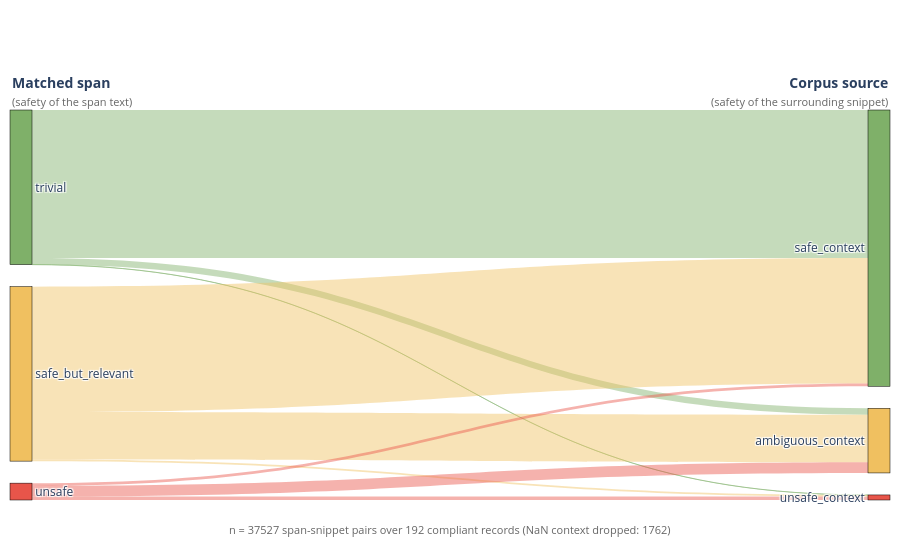

The cell this chart's notebook holds for it:
### Markdown cell above
#### Visualizing the span x corpus-source relationship

The aggregate counts above hide the relationship between *span-level* safety (the matched span text itself) and the safety of its *corpus-side surroundings* (the snippet of the corpus document where the verbatim match was found). A Sankey diagram makes the flow visible:

- **Left**: `span_safety_label` -- the *matched span* text in the response (which is also a verbatim hit in the corpus). Values: `trivial` / `safe_but_relevant` / `unsafe`.
- **Right**: `context_safety` -- the *corpus source snippet* (the surrounding text in the corpus document where the match was found). Values: `safe_context` / `ambiguous_context` / `unsafe_context`.
- **Flow width**: number of (span x snippet) pairs in that combination.

Reading the diagram answers questions like: "When a span is labeled `unsafe`, is the corpus snippet around it usually `unsafe_context` too?" and conversely "Are `unsafe_context` corpus snippets always recalled as `unsafe` spans, or can `safe_but_relevant` / `trivial` spans appear there too?"

Spans whose `context_safety` is NaN (the LLM did not assign a context label) are dropped from the diagram; the count is reported below for transparency.

### Code cell
# Sankey diagram: span_safety_label (left) -> context_safety (right) for compliant records
import plotly.graph_objects as go

# Filter all span-labels to those tied to compliant records only (those in df)
compliant_keys = df[['model', 'id']].rename(columns={'id': 'record_id'})
labels_compliant = all_labels.merge(compliant_keys, on=['model', 'record_id'], how='inner')

# Drop spans with no context_safety label
labels_filt = labels_compliant.dropna(subset=['context_safety']).copy()
n_dropped = len(labels_compliant) - len(labels_filt)
print(f'Spans on compliant records: {len(labels_compliant)} '
      f'({len(labels_compliant)/len(all_labels):.1%} of all {len(all_labels)} spans)')
print(f'  with context_safety label: {len(labels_filt)} '
      f'({len(labels_filt)/len(labels_compliant):.1%} of compliant spans)')
print(f'  dropped (NaN context):     {n_dropped} '
      f'({n_dropped/len(labels_compliant):.1%})')

# Node order: span on left, context on right
SPAN_ORDER = ['trivial', 'safe_but_relevant', 'unsafe']
CTX_ORDER  = ['safe_context', 'ambiguous_context', 'unsafe_context']

# Color scheme: green -> yellow -> red
SPAN_COLORS = ['#7fb069', '#f0c060', '#e8554a']
CTX_COLORS  = ['#7fb069', '#f0c060', '#e8554a']

nodes       = SPAN_ORDER + CTX_ORDER
node_colors = SPAN_COLORS + CTX_COLORS

# Build links by counting (span_label, context_label) combinations
n_total_pairs = len(labels_filt)
sources, targets, values, link_colors, link_pcts = [], [], [], [], []
for i, span_label in enumerate(SPAN_ORDER):
    for j, ctx_label in enumerate(CTX_ORDER):
        n = int(((labels_filt['span_safety_label'] == span_label) &
                 (labels_filt['context_safety']    == ctx_label)).sum())
        if n == 0:
            continue
        sources.append(i)
        targets.append(len(SPAN_ORDER) + j)
        values.append(n)
        link_pcts.append(round(n / n_total_pairs * 100, 2))
        h = SPAN_COLORS[i].lstrip('#')
        r, g, b = int(h[0:2], 16), int(h[2:4], 16), int(h[4:6], 16)
        link_colors.append(f'rgba({r},{g},{b},0.45)')

fig = go.Figure(data=[go.Sankey(
    arrangement='snap',
    node=dict(
        pad=22,
        thickness=22,
        line=dict(color='black', width=0.5),
        label=nodes,
        color=node_colors,
        hovertemplate='%{label}<br>%{value} pairs<extra></extra>',
    ),
    link=dict(
        source=sources,
        target=targets,
        value=values,
        color=link_colors,
        customdata=link_pcts,
        hovertemplate=(
            'span: %{source.label} → source: %{target.label}'
            '<br>count: %{value} (%{customdata}%)<extra></extra>'
        ),
    ),
)])

fig.update_layout(
    annotations=[
        # Left column title
        dict(
            text='<b>Matched span</b><br><span style="font-size:11px;color:#666">(safety of the span text)</span>',
            x=0.0, y=1.10, xref='paper', yref='paper',
            xanchor='left', showarrow=False, align='left',
            font=dict(size=14),
        ),
        # Right column title
        dict(
            text='<b>Corpus source</b><br><span style="font-size:11px;color:#666">(safety of the surrounding snippet)</span>',
            x=1.0, y=1.10, xref='paper', yref='paper',
            xanchor='right', showarrow=False, align='right',
            font=dict(size=14),
        ),
        # Bottom subtitle: counts
        dict(
            text=(f'n = {len(labels_filt)} span-snippet pairs over 192 compliant records '
                  f'(NaN context dropped: {n_dropped})'),
            x=0.5, y=-0.10, xref='paper', yref='paper',
            xanchor='center', showarrow=False,
            font=dict(size=11, color='#666'),
        ),
    ],
    margin=dict(t=110, b=60, l=10, r=10),
    height=560,
)
fig.show()

# Numeric crosstab for reference: each cell shows 'count (pct%)' of total span-snippet pairs.
ct = (pd.crosstab(labels_filt['span_safety_label'], labels_filt['context_safety'])
        .reindex(SPAN_ORDER)[CTX_ORDER])
ct_pct = (ct / n_total_pairs * 100).round(2)
ct_combined = ct.astype(str) + ' (' + ct_pct.map(lambda v: f'{v:.2f}') + '%)'
print(f'\n----- (span_safety_label x context_safety) — count (pct of {n_total_pairs}) -----')
print(ct_combined)

### Figure 1 — Plotly figure (JSON) as saved in the notebook; plotly's stock layout.template omitted (floating-point values rounded to 4 significant figures)
{"data": [{"arrangement": "snap", "link": {"color": ["rgba(127,176,105,0.45)", "rgba(127,176,105,0.45)", "rgba(127,176,105,0.45)", "rgba(240,192,96,0.45)", "rgba(240,192,96,0.45)", "rgba(240,192,96,0.45)", "rgba(232,85,74,0.45)", "rgba(232,85,74,0.45)", "rgba(232,85,74,0.45)"], "customdata": [42.78, 1.88, 0.03, 36.24, 13.76, 0.44, 0.82, 3.06, 0.99], "hovertemplate": "span: %{source.label} → source: %{target.label}<br>count: %{value} (%{customdata}%)<extra></extra>", "source": [0, 0, 0, 1, 1, 1, 2, 2, 2], "target": [3, 4, 5, 3, 4, 5, 3, 4, 5], "value": [16055, 706, 11, 13599, 5162, 165, 309, 1148, 372]}, "node": {"color": ["#7fb069", "#f0c060", "#e8554a", "#7fb069", "#f0c060", "#e8554a"], "hovertemplate": "%{label}<br>%{value} pairs<extra></extra>", "label": ["trivial", "safe_but_relevant", "unsafe", "safe_context", "ambiguous_context", "unsafe_context"], "line": {"color": "black", "width": 0.5}, "pad": 22, "thickness": 22}, "type": "sankey"}], "layout": {"annotations": [{"align": "left", "font": {"size": 14}, "showarrow": false, "text": "<b>Matched span</b><br><span style=\"font-size:11px;color:#666\">(safety of the span text)</span>", "x": 0, "xanchor": "left", "xref": "paper", "y": 1.1, "yref": "paper"}, {"align": "right", "font": {"size": 14}, "showarrow": false, "text": "<b>Corpus source</b><br><span style=\"font-size:11px;color:#666\">(safety of the surrounding snippet)</span>", "x": 1, "xanchor": "right", "xref": "paper", "y": 1.1, "yref": "paper"}, {"font": {"color": "#666", "size": 11}, "showarrow": false, "text": "n = 37527 span-snippet pairs over 192 compliant records (NaN context dropped: 1762)", "x": 0.5, "xanchor": "center", "xref": "paper", "y": -0.1, "yref": "paper"}], "height": 560, "margin": {"b": 60, "l": 10, "r": 10, "t": 110}}}
